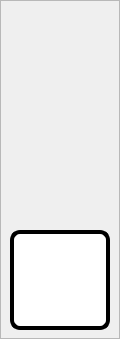
                   <widget class="QFrame" name="frame_33">
                    <property name="styleSheet">
                     <string notr="true">QPushButton#panel_5{
	background-color: rgb(255, 255, 255);
	border-radius:10px;
    border: 4px solid black;
    border: 4px solid black;

}


QPushButton#panel_1o:pressed{
	background-color: rgb(21, 202, 1);
}


QPushButton#panel_1c{
	background-color: rgb(179, 35, 10);
	border-radius:10px;
}


QPushButton#panel_1c:pressed{
	background-color: rgb(255, 17, 0);
}
</string>
                    </property>
                    <property name="frameShape">
                     <enum>QFrame::StyledPanel</enum>
                    </property>
                    <property name="frameShadow">
                     <enum>QFrame::Raised</enum>
                    </property>
                    <widget class="QPushButton" name="panel_5">
                     <property name="geometry">
                      <rect>
                       <x>10</x>
                       <y>230</y>
                       <width>100</width>
                       <height>100</height>
                      </rect>
                     </property>
                     <property name="font">
                      <font>
                       <pointsize>14</pointsize>
                       <weight>75</weight>
                       <bold>true</bold>
                      </font>
                     </property>
                     <property name="text">
                      <string/>
                     </property>
                     <property name="icon">
                      <iconset>
                       <selectedoff>Images/Empty.png</selectedoff>
                       <selectedon>Images/tick.png</selectedon>
                      </iconset>
                     </property>
                     <property name="iconSize">
                      <size>
                       <width>70</width>
                       <height>70</height>
                      </size>
                     </property>
                     <property name="checkable">
                      <bool>true</bool>
                     </property>
                    </widget>
                    <widget class="QLabel" name="label_1_down_w_12">
                     <property name="geometry">
                      <rect>
                       <x>20</x>
                       <y>130</y>
                       <width>91</width>
                       <height>81</height>
                      </rect>
                     </property>
                     <property name="text">
                      <string/>
                     </property>
                     <property name="pixmap">
                      <pixmap>Images/Arrow-down-white.png</pixmap>
                     </property>
                     <property name="scaledContents">
                      <bool>true</bool>
                     </property>
                    </widget>
                    <widget class="QLabel" name="label_1_down_g_12">
                     <property name="geometry">
                      <rect>
                       <x>20</x>
                       <y>130</y>
                       <width>91</width>
                       <height>81</height>
                      </rect>
                     </property>
                     <property name="text">
                      <string/>
                     </property>
                     <property name="pixmap">
                      <pixmap>Images/Arrow-down-green.png</pixmap>
                     </property>
                     <property name="scaledContents">
                      <bool>true</bool>
                     </property>
                    </widget>
                    <widget class="QLabel" name="label_1_up_w_12">
                     <property name="geometry">
                      <rect>
                       <x>20</x>
                       <y>30</y>
                       <width>91</width>
                       <height>81</height>
                      </rect>
                     </property>
                     <property name="text">
                      <string/>
                     </property>
                     <property name="pixmap">
                      <pixmap>Images/Arrow-up-white.png</pixmap>
                     </property>
                     <property name="scaledContents">
                      <bool>true</bool>
                     </property>
                    </widget>
                    <widget class="QLabel" name="label_1_up_g_12">
                     <property name="geometry">
                      <rect>
                       <x>20</x>
                       <y>30</y>
                       <width>91</width>
                       <height>81</height>
                      </rect>
                     </property>
                     <property name="text">
                      <string/>
                     </property>
                     <property name="pixmap">
                      <pixmap>Images/Arrow-up-green.png</pixmap>
                     </property>
                     <property name="scaledContents">
                      <bool>true</bool>
                     </property>
                    </widget>
                    <zorder>label_1_down_g_12</zorder>
                    <zorder>panel_5</zorder>
                    <zorder>label_1_down_w_12</zorder>
                    <zorder>label_1_up_w_12</zorder>
                    <zorder>label_1_up_g_12</zorder>
                   </widget>
